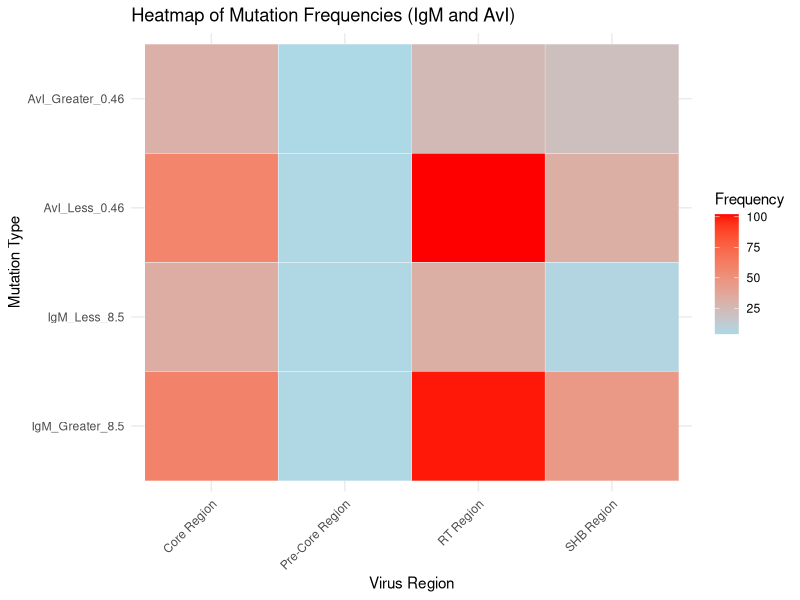

Write R code to recreate this figure.
# Load necessary libraries
library(ggplot2)
library(reshape2)

# Read the dataset
data <- read.csv("HBV_Mutation_Freq_IgM_AvI.csv")

# Clean up the data
colnames(data) <- c("Region", "Total", "IgM_Greater_8.5", "IgM_Less_8.5", "P_value_IgM", 
                    "AvI_Less_0.46", "AvI_Greater_0.46", "P_value_AvI")

# Filter relevant columns for visualization
df <- data[, c("Region", "IgM_Greater_8.5", "IgM_Less_8.5", "AvI_Less_0.46", "AvI_Greater_0.46")]

# Convert mutation frequency columns to numeric
df$IgM_Greater_8.5 <- as.numeric(as.character(df$IgM_Greater_8.5))
df$IgM_Less_8.5 <- as.numeric(as.character(df$IgM_Less_8.5))
df$AvI_Less_0.46 <- as.numeric(as.character(df$AvI_Less_0.46))
df$AvI_Greater_0.46 <- as.numeric(as.character(df$AvI_Greater_0.46))

# Reshape the data to long format for heatmap plotting
df_long <- melt(df, id.vars = "Region", variable.name = "Mutation_Type", value.name = "Frequency")

# Ensure the Frequency column is numeric
df_long$Frequency <- as.numeric(df_long$Frequency)

# Generate the heatmap
ggplot(df_long, aes(x = Region, y = Mutation_Type, fill = Frequency)) +
  geom_tile(color = "white") +
  scale_fill_gradient(low = "lightblue", high = "red") +
  labs(title = "Heatmap of Mutation Frequencies (IgM and AvI)",
       x = "Virus Region", y = "Mutation Type") +
  theme_minimal() +
  theme(axis.text.x = element_text(angle = 45, hjust = 1))
